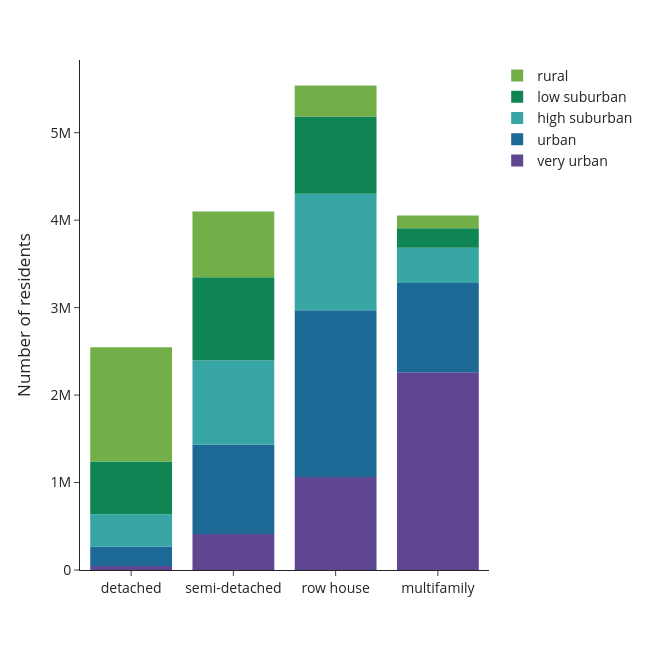

The code cell stored with this chart in its notebook:
### Code cell
df = use['n_hhdmem'+year].groupby(level=[1,3], sort=False).sum().reset_index()
    fig = px.bar(df, y='n_hhdmem'+year, x='typology_lab',color='density_lab', 
                 #text=df['percentage'].apply(lambda x: '{0:.1%}'.format(x)), 
                 labels={'n_hhdmem'+year:'Number of residents',
                         'typology_lab':'',
                         'density_lab':''}, 
                 template='simple_white', 
             color_discrete_sequence=px.colors.qualitative.Prism) 
    #fig.update_traces(textposition='inside')
    fig.update_layout(width=650, height=650, 
                      #xaxis_tickformat = '.0%',
                      font=dict(size=14),
                      legend=dict(
        traceorder='reversed',
        #orientation="h",
        #entrywidth=70,
        #yanchor="bottom",
        #y=1.02,
        #xanchor="left",
        #x=-0.25
    ))
    fig.update_traces(marker_line_width=0)
    fig.write_image('visualisations/'+class_name_short+'/stackedbars_cap_per_type_urb'+year+age_group+inc_grouping+'.png', scale=3)
    fig.show()

### Figure 1 — Plotly figure (JSON) as saved in the notebook; plotly's stock layout.template omitted (floating-point values rounded to 4 significant figures)
{"data": [{"alignmentgroup": "True", "hovertemplate": "=%{x}<br>Number of residents=%{y}<extra></extra>", "legendgroup": "very urban", "marker": {"color": "rgb(95, 70, 144)", "line": {"width": 0}, "pattern": {"shape": ""}}, "name": "very urban", "offsetgroup": "very urban", "orientation": "v", "showlegend": true, "textposition": "auto", "type": "bar", "x": ["detached", "semi-detached", "row house", "multifamily"], "xaxis": "x", "y": [44345, 411890, 1062415, 2260775], "yaxis": "y"}, {"alignmentgroup": "True", "hovertemplate": "=%{x}<br>Number of residents=%{y}<extra></extra>", "legendgroup": "urban", "marker": {"color": "rgb(29, 105, 150)", "line": {"width": 0}, "pattern": {"shape": ""}}, "name": "urban", "offsetgroup": "urban", "orientation": "v", "showlegend": true, "textposition": "auto", "type": "bar", "x": ["detached", "semi-detached", "row house", "multifamily"], "xaxis": "x", "y": [224295, 1023225, 1908060, 1021385], "yaxis": "y"}, {"alignmentgroup": "True", "hovertemplate": "=%{x}<br>Number of residents=%{y}<extra></extra>", "legendgroup": "high suburban", "marker": {"color": "rgb(56, 166, 165)", "line": {"width": 0}, "pattern": {"shape": ""}}, "name": "high suburban", "offsetgroup": "high suburban", "orientation": "v", "showlegend": true, "textposition": "auto", "type": "bar", "x": ["detached", "semi-detached", "row house", "multifamily"], "xaxis": "x", "y": [368380, 963910, 1332050, 402930], "yaxis": "y"}, {"alignmentgroup": "True", "hovertemplate": "=%{x}<br>Number of residents=%{y}<extra></extra>", "legendgroup": "low suburban", "marker": {"color": "rgb(15, 133, 84)", "line": {"width": 0}, "pattern": {"shape": ""}}, "name": "low suburban", "offsetgroup": "low suburban", "orientation": "v", "showlegend": true, "textposition": "auto", "type": "bar", "x": ["detached", "semi-detached", "row house", "multifamily"], "xaxis": "x", "y": [603145, 947310, 883000, 221950], "yaxis": "y"}, {"alignmentgroup": "True", "hovertemplate": "=%{x}<br>Number of residents=%{y}<extra></extra>", "legendgroup": "rural", "marker": {"color": "rgb(115, 175, 72)", "line": {"width": 0}, "pattern": {"shape": ""}}, "name": "rural", "offsetgroup": "rural", "orientation": "v", "showlegend": true, "textposition": "auto", "type": "bar", "x": ["detached", "semi-detached", "row house", "multifamily"], "xaxis": "x", "y": [1307940, 752835, 354125, 145890], "yaxis": "y"}], "layout": {"barmode": "relative", "font": {"size": 14}, "height": 650, "legend": {"title": {"text": ""}, "tracegroupgap": 0, "traceorder": "reversed"}, "margin": {"t": 60}, "width": 650, "xaxis": {"anchor": "y", "domain": [0, 1], "title": {"text": ""}}, "yaxis": {"anchor": "x", "domain": [0, 1], "title": {"text": "Number of residents"}}}}
